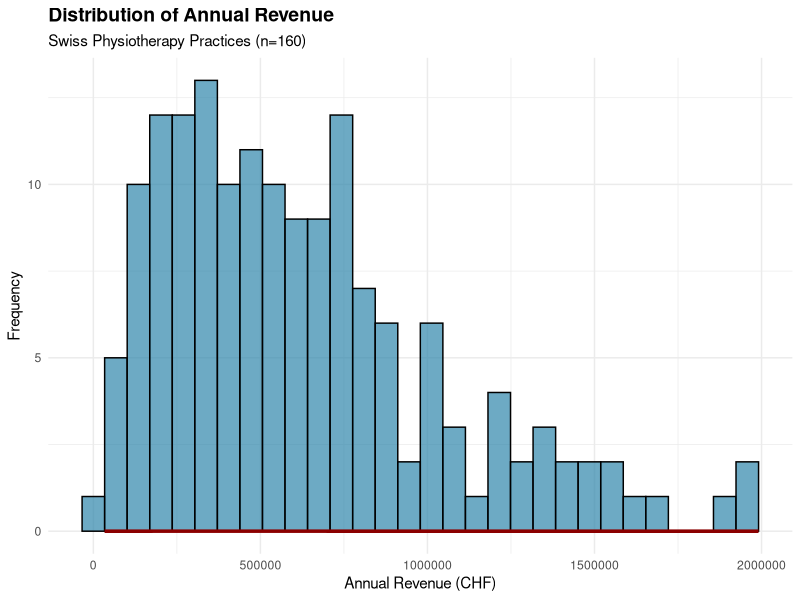
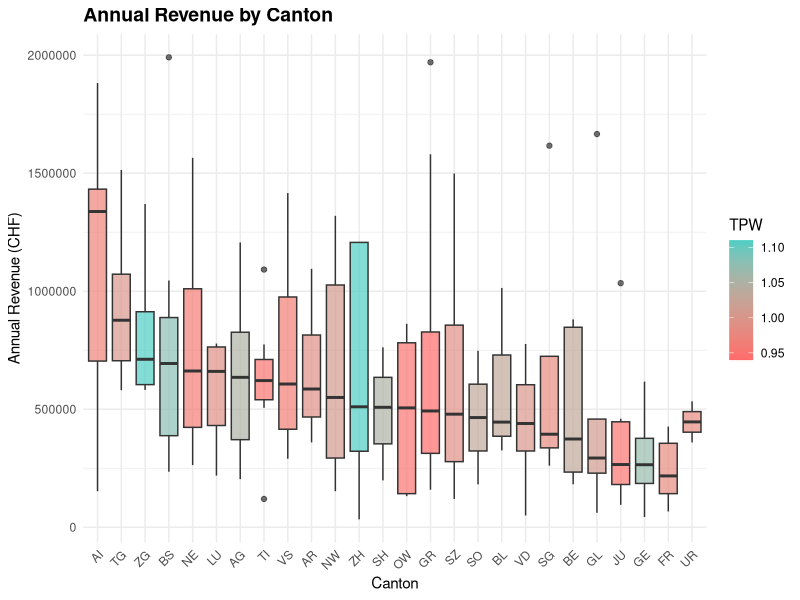
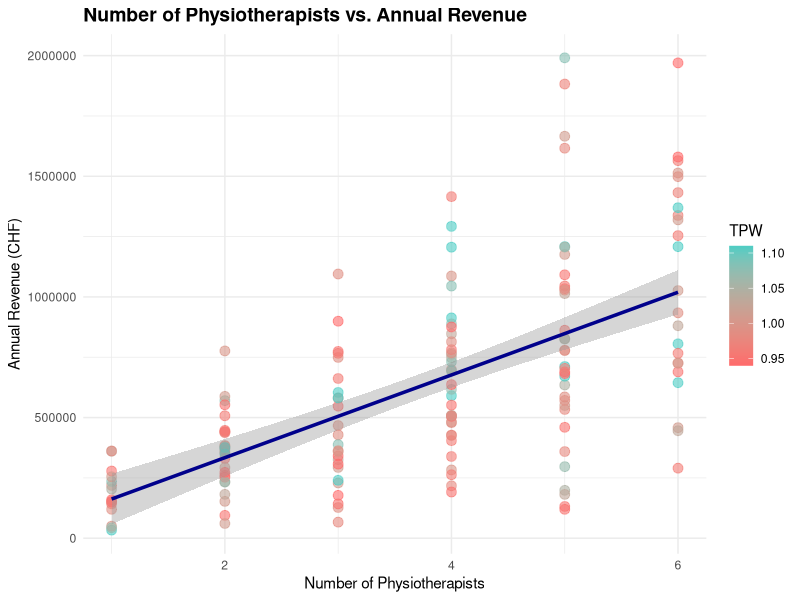
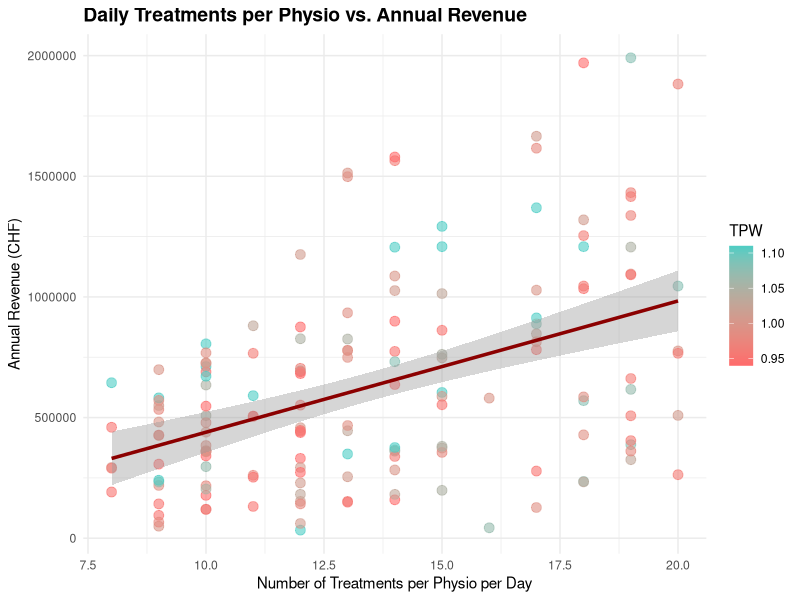
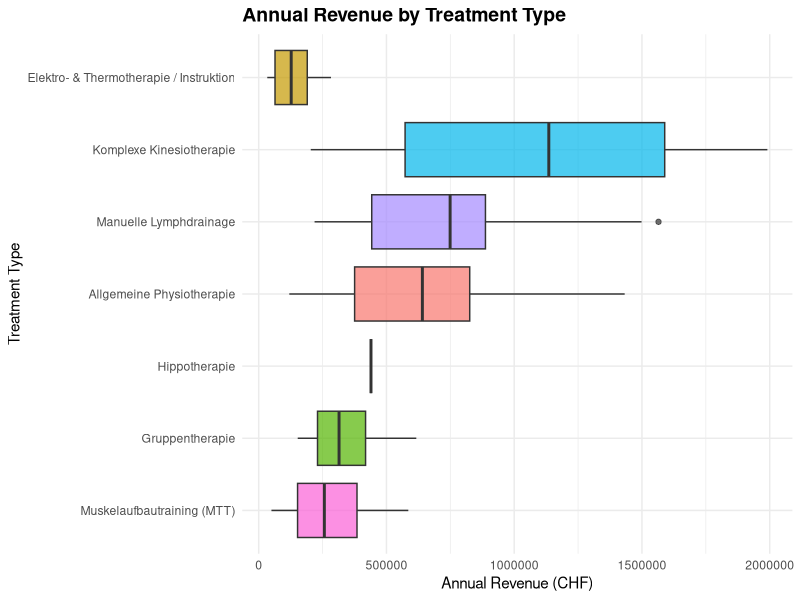
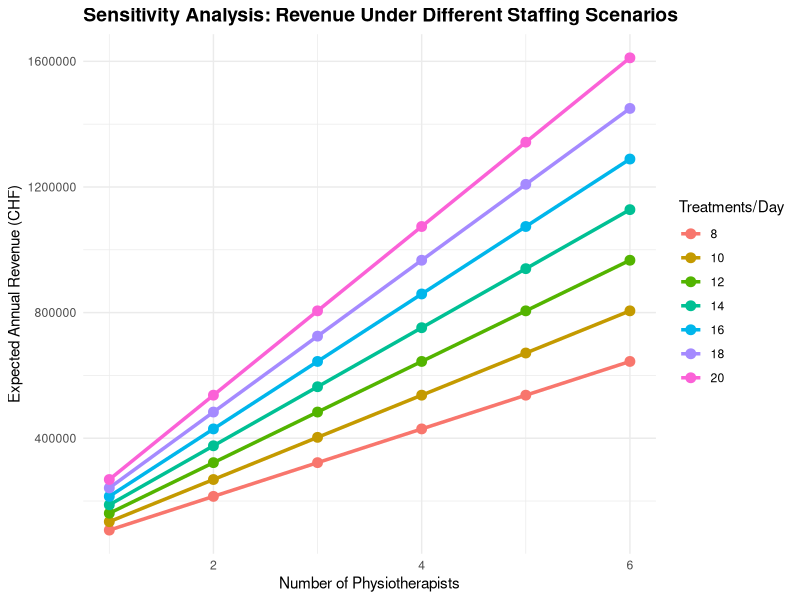

These figures' R source, in order:
#!/usr/bin/env Rscript
# ============================================================================
# PHYSIOTHERAPY PRACTICE REVENUE SIMULATION - SWITZERLAND
# Canton-Specific Analysis (TPW 2024, KVG)
# 
# This is the main executable R script (non-Markdown version).
# It can be sourced with: source("physio_revenue_simulation.R")
# Or run as: Rscript physio_revenue_simulation.R
# ============================================================================

cat("\n=== PHYSIOTHERAPY REVENUE SIMULATION (SWITZERLAND) ===\n\n")

# ============================================================================
# 1. DEPENDENCIES & SESSION SETUP
# ============================================================================

packages_required <- c("tidyverse", "ggplot2", "gridExtra")

for (pkg in packages_required) {
  if (!require(pkg, character.only = TRUE, quietly = TRUE)) {
    cat("INFO: Installing package:", pkg, "\n")
    install.packages(pkg, repos = "https://cran.r-project.org", quiet = TRUE)
    library(pkg, character.only = TRUE, quietly = TRUE)
  }
}

suppressPackageStartupMessages({
  library(tidyverse, quietly = TRUE)
  library(ggplot2, quietly = TRUE)
  library(gridExtra, quietly = TRUE)
})

# Set seed for reproducibility
set.seed(42)

# Global simulation parameters
WORKING_DAYS_PER_MONTH <- 21  # Excludes weekends (~5 weeks * 4.2 days/week)
POINT_TO_CHF_CONVERSION <- 1  # Assumed conversion: 1 point = 1 CHF (simplification)
N_PRACTICES <- 160  # Number of practices to simulate

cat("Session Info:\n")
cat("  R Version:", R.version$version.string, "\n")
cat("  Working directory:", getwd(), "\n")
cat("  Seed:", 42, "\n")
cat("  Working days/month:", WORKING_DAYS_PER_MONTH, "\n")
cat("  Point-to-CHF conversion:", POINT_TO_CHF_CONVERSION, "\n\n")

# ============================================================================
# 2. DATA SETUP: TARIFFS, CANTONS, SUPPLEMENTS
# ============================================================================

cat("Loading data structures...\n")

# CANTON TARIFF POINT VALUES (TPW 2024 - KVG)
# Source: Physioswiss (as indicated by author; not verified by code)
Ktpw <- data.frame(
  kanton = c("AG","AI","AR","BE","BL","BS","FR","GE","GL","GR",
             "JU","LU","NE","NW","OW","SG","SH","SO","SZ","TG",
             "TI","UR","VD","VS","ZG","ZH"),
  Tpwert = c(1.05, 0.97, 0.99, 1.03, 1.03, 1.08, 0.98, 1.07, 1.01, 0.94,
             0.95, 0.99, 0.96, 1.01, 0.95, 0.98, 1.05, 1.03, 0.99, 1.00,
             0.95, 0.98, 1.00, 0.96, 1.11, 1.11),
  stringsAsFactors = FALSE
)

# MAIN TARIFF POSITIONS (7301-7340)
Pauschal <- data.frame(
  Tarif_position = c("7301", "7311", "7312", "7313", "7320", "7330", "7340"),
  Tarif_prob = c(0.50, 0.15, 0.10, 0.02, 0.08, 0.10, 0.05),
  Behandlung = c(
    "Allgemeine Physiotherapie",
    "Komplexe Kinesiotherapie",
    "Manuelle Lymphdrainage",
    "Hippotherapie",
    "Elektro- & Thermotherapie / Instruktion",
    "Gruppentherapie",
    "Muskelaufbautraining (MTT)"
  ),
  Punkte = c(48, 77, 77, 77, 10, 25, 22),
  stringsAsFactors = FALSE
)

# SUPPLEMENTARY CHARGES (Zuschläge - 7350-7363)
zuschlaege <- data.frame(
  Tarif_position = c("7350", "7351", "7352", "7353", "7354", "7360", "7362", "7363"),
  Tarif_prob = c(0.05, 0.0002, 0.0002, 0.02, 0.10, 0.002, 0.003, 0.00001),
  Leistung = c(
    "Erstbehandlung",
    "Kinder mit chronischer Behinderung (bis 6 J.)",
    "Therapiebad / Gehbecken",
    "Infrastruktur Hippotherapie",
    "Weg-/Zeitentschädigung (Hausbesuch)",
    "Hilfsmittel gemäss Lima",
    "Materialpauschale vaginale Sonde",
    "Materialpauschale anale Sonde"
  ),
  Punkte_oder_Betrag = c(
    "24 Punkte", "30 Punkte", "19 Punkte", "67 Punkte",
    "34 Punkte", "77 Punkte", "CHF 50.– (jährlich)", "CHF 90.– (jährlich)"
  ),
  stringsAsFactors = FALSE
)

# Parse supplement values
zuschlaege$Punkte_value <- as.numeric(gsub("([0-9]+).*", "\\1", zuschlaege$Punkte_oder_Betrag))
zuschlaege$Is_annual_CHF <- grepl("CHF", zuschlaege$Punkte_oder_Betrag)

cat("Data loaded:\n")
cat("  Cantons:", nrow(Ktpw), "\n")
cat("  Main treatments:", nrow(Pauschal), "\n")
cat("  Supplements:", nrow(zuschlaege), "\n\n")

# ============================================================================
# 3. SIMULATION: GENERATE PRACTICE DATA
# ============================================================================

cat("Generating", N_PRACTICES, "simulated practices...\n")

sim_dat <- data.frame(
  Praxis_id = 1:N_PRACTICES,
  n_Physio = round(runif(N_PRACTICES, min = 1, max = 6)),
  n_beh = round(runif(N_PRACTICES, min = 8, max = 20)),
  Tarif_position = sample(Pauschal$Tarif_position, N_PRACTICES, replace = TRUE,
                          prob = Pauschal$Tarif_prob),
  kanton = sample(Ktpw$kanton, N_PRACTICES, replace = TRUE),
  stringsAsFactors = FALSE
)

# Merge treatment details
sim_dat <- sim_dat %>%
  left_join(Pauschal[, c("Tarif_position", "Behandlung", "Punkte")],
            by = "Tarif_position")

# Merge canton tariff multipliers
sim_dat <- sim_dat %>%
  left_join(Ktpw, by = "kanton")

cat("Simulation complete. Sample (first 5 practices):\n")
print(head(sim_dat, 5))

# ============================================================================
# 4. REVENUE CALCULATION (WITH SUPPLEMENTS)
# ============================================================================

cat("\nCalculating annual revenue...\n")

sim_dat <- sim_dat %>%
  mutate(
    # Points per single treatment session (canton-adjusted)
    Punkte_per_session = Punkte * Tpwert,
    
    # Daily total points: n_beh treatments per physio per day
    Punkte_per_day = n_beh * Punkte_per_session,
    
    # Monthly total points: per physio, working WORKING_DAYS_PER_MONTH days
    Punkte_per_month = Punkte_per_day * WORKING_DAYS_PER_MONTH,
    
    # Total monthly for all physios in practice
    Punkte_per_month_practice = Punkte_per_month * n_Physio,
    
    # Annual total points
    Punkte_per_year = Punkte_per_month_practice * 12,
    
    # Base annual revenue (CHF): points converted at POINT_TO_CHF_CONVERSION
    Annual_revenue_base = Punkte_per_year * POINT_TO_CHF_CONVERSION
  )

# Initialize supplement columns
sim_dat$Supplement_points_annual <- 0
sim_dat$Supplement_CHF_annual <- 0

# Add supplements for each practice
for (i in 1:nrow(sim_dat)) {
  supplement_points_annual <- 0
  supplement_chf_annual <- 0
  
  for (j in 1:nrow(zuschlaege)) {
    # Trigger supplement with probability
    if (runif(1) < zuschlaege$Tarif_prob[j]) {
      if (!zuschlaege$Is_annual_CHF[j]) {
        # Point-based supplement: triggered ~60% of working days
        triggered_days <- WORKING_DAYS_PER_MONTH * 12 * 0.6
        supplement_points_annual <- supplement_points_annual +
          zuschlaege$Punkte_value[j] * sim_dat$n_beh[i] * triggered_days *
          sim_dat$Tpwert[i]
      } else {
        # Annual CHF supplement: fixed amount once per year
        supplement_chf_annual <- supplement_chf_annual + zuschlaege$Punkte_value[j]
      }
    }
  }
  
  sim_dat$Supplement_points_annual[i] <- supplement_points_annual
  sim_dat$Supplement_CHF_annual[i] <- supplement_chf_annual
}

# Total annual revenue
sim_dat <- sim_dat %>%
  mutate(
    Annual_revenue_total =
      Annual_revenue_base * POINT_TO_CHF_CONVERSION +
      Supplement_points_annual +
      Supplement_CHF_annual
  )

cat("Revenue calculation complete.\n\n")

# ============================================================================
# 5. EXPLORATORY DATA ANALYSIS
# ============================================================================

cat("=== REVENUE SUMMARY STATISTICS ===\n")
cat("Mean annual revenue:", round(mean(sim_dat$Annual_revenue_total), 2), "CHF\n")
cat("Median annual revenue:", round(median(sim_dat$Annual_revenue_total), 2), "CHF\n")
cat("SD annual revenue:", round(sd(sim_dat$Annual_revenue_total), 2), "CHF\n")
cat("Min:", round(min(sim_dat$Annual_revenue_total), 2), "CHF\n")
cat("Max:", round(max(sim_dat$Annual_revenue_total), 2), "CHF\n\n")

cat("=== ANNUAL REVENUE BY CANTON ===\n")
canton_summary <- sim_dat %>%
  group_by(kanton, Tpwert) %>%
  summarize(
    n_practices = n(),
    mean_revenue = round(mean(Annual_revenue_total), 0),
    median_revenue = round(median(Annual_revenue_total), 0),
    sd_revenue = round(sd(Annual_revenue_total), 0),
    .groups = 'drop'
  ) %>%
  arrange(desc(mean_revenue))
print(canton_summary)

cat("\n=== ANNUAL REVENUE BY TREATMENT TYPE ===\n")
treatment_summary <- sim_dat %>%
  group_by(Behandlung) %>%
  summarize(
    n_practices = n(),
    mean_revenue = round(mean(Annual_revenue_total), 0),
    median_revenue = round(median(Annual_revenue_total), 0),
    .groups = 'drop'
  ) %>%
  arrange(desc(mean_revenue))
print(treatment_summary)

cat("\n=== ANNUAL REVENUE BY NUMBER OF PHYSIOTHERAPISTS ===\n")
physio_summary <- sim_dat %>%
  group_by(n_Physio) %>%
  summarize(
    n_practices = n(),
    mean_revenue = round(mean(Annual_revenue_total), 0),
    median_revenue = round(median(Annual_revenue_total), 0),
    .groups = 'drop'
  )
print(physio_summary)

# ============================================================================
# 6. REGRESSION ANALYSIS
# ============================================================================

cat("\n=== REGRESSION: ANNUAL REVENUE DRIVERS ===\n")

regression_model <- lm(
  Annual_revenue_total ~ n_Physio + n_beh + Tpwert + Punkte + Behandlung,
  data = sim_dat
)

print(summary(regression_model))

cat("\n=== MODEL INTERPRETATION ===\n")
cat("Each additional physiotherapist increases annual revenue by ~",
    round(coef(regression_model)["n_Physio"], 0), "CHF\n")
cat("Each additional daily treatment increases annual revenue by ~",
    round(coef(regression_model)["n_beh"], 0), "CHF\n")
cat("A 0.1-point increase in TPW increases annual revenue by ~",
    round(coef(regression_model)["Tpwert"] * 0.1, 0), "CHF\n")
cat("R-squared:", round(summary(regression_model)$r.squared, 4), "\n\n")

# ============================================================================
# 7. CREATE OUTPUT DIRECTORY & SAVE RESULTS
# ============================================================================

cat("Creating output directory and saving results...\n")

dir.create("outputs", showWarnings = FALSE)
dir.create("outputs/plots", showWarnings = FALSE, recursive = TRUE)

# ============================================================================
# 8. VISUALIZATIONS
# ============================================================================

cat("Generating plots...\n")

# Plot 1: Distribution of Annual Revenue
p1 <- ggplot(sim_dat, aes(x = Annual_revenue_total)) +
  geom_histogram(bins = 30, fill = "#2E86AB", alpha = 0.7, color = "black") +
  geom_density(aes(y = after_stat(count)), color = "darkred", size = 1.2) +
  labs(
    title = "Distribution of Annual Revenue",
    subtitle = "Swiss Physiotherapy Practices (n=160)",
    x = "Annual Revenue (CHF)",
    y = "Frequency"
  ) +
  theme_minimal() +
  theme(plot.title = element_text(size = 14, face = "bold"))

ggsave("outputs/plots/01_revenue_distribution.png", p1, width = 10, height = 6, dpi = 100)

# Plot 2: Annual Revenue by Canton
p2 <- ggplot(sim_dat, aes(x = reorder(kanton, -Annual_revenue_total, FUN = median),
                          y = Annual_revenue_total, fill = Tpwert)) +
  geom_boxplot(alpha = 0.7) +
  scale_fill_gradient(low = "#FF6B6B", high = "#4ECDC4") +
  labs(
    title = "Annual Revenue by Canton",
    x = "Canton",
    y = "Annual Revenue (CHF)",
    fill = "TPW"
  ) +
  theme_minimal() +
  theme(
    axis.text.x = element_text(angle = 45, hjust = 1),
    plot.title = element_text(size = 14, face = "bold")
  )

ggsave("outputs/plots/02_revenue_by_canton.png", p2, width = 12, height = 6, dpi = 100)

# Plot 3: Number of Physios vs. Revenue
p3 <- ggplot(sim_dat, aes(x = n_Physio, y = Annual_revenue_total, color = Tpwert)) +
  geom_point(alpha = 0.6, size = 3) +
  geom_smooth(method = "lm", se = TRUE, color = "darkblue", size = 1.2) +
  scale_color_gradient(low = "#FF6B6B", high = "#4ECDC4") +
  labs(
    title = "Number of Physiotherapists vs. Annual Revenue",
    x = "Number of Physiotherapists",
    y = "Annual Revenue (CHF)",
    color = "TPW"
  ) +
  theme_minimal() +
  theme(plot.title = element_text(size = 14, face = "bold"))

ggsave("outputs/plots/03_physios_vs_revenue.png", p3, width = 10, height = 6, dpi = 100)

# Plot 4: Daily Treatments vs. Revenue
p4 <- ggplot(sim_dat, aes(x = n_beh, y = Annual_revenue_total, color = Tpwert)) +
  geom_point(alpha = 0.6, size = 3) +
  geom_smooth(method = "lm", se = TRUE, color = "darkred", size = 1.2) +
  scale_color_gradient(low = "#FF6B6B", high = "#4ECDC4") +
  labs(
    title = "Daily Treatments per Physio vs. Annual Revenue",
    x = "Number of Treatments per Physio per Day",
    y = "Annual Revenue (CHF)",
    color = "TPW"
  ) +
  theme_minimal() +
  theme(plot.title = element_text(size = 14, face = "bold"))

ggsave("outputs/plots/04_treatments_vs_revenue.png", p4, width = 10, height = 6, dpi = 100)

# Plot 5: Revenue by Treatment Type
p5 <- ggplot(sim_dat, aes(x = reorder(Behandlung, Annual_revenue_total, FUN = median),
                          y = Annual_revenue_total, fill = Behandlung)) +
  geom_boxplot(alpha = 0.7, show.legend = FALSE) +
  coord_flip() +
  labs(
    title = "Annual Revenue by Treatment Type",
    x = "Treatment Type",
    y = "Annual Revenue (CHF)"
  ) +
  theme_minimal() +
  theme(plot.title = element_text(size = 14, face = "bold"))

ggsave("outputs/plots/05_revenue_by_treatment.png", p5, width = 11, height = 6, dpi = 100)

# Plot 6: Sensitivity Analysis
sensitivity_grid <- expand.grid(
  n_Physio = seq(1, 6, by = 1),
  n_beh = seq(8, 20, by = 2)
)

sensitivity_grid$Expected_revenue <- with(sensitivity_grid, {
  Punkte_per_session <- 48 * 1.11
  Punkte_per_day <- n_beh * Punkte_per_session
  Punkte_per_month <- Punkte_per_day * WORKING_DAYS_PER_MONTH
  Punkte_per_month_practice <- Punkte_per_month * n_Physio
  Punkte_per_year <- Punkte_per_month_practice * 12
  Punkte_per_year * POINT_TO_CHF_CONVERSION
})

p6 <- ggplot(sensitivity_grid, aes(x = n_Physio, y = Expected_revenue, color = factor(n_beh))) +
  geom_line(size = 1.2) +
  geom_point(size = 3) +
  labs(
    title = "Sensitivity Analysis: Revenue Under Different Staffing Scenarios",
    x = "Number of Physiotherapists",
    y = "Expected Annual Revenue (CHF)",
    color = "Treatments/Day"
  ) +
  theme_minimal() +
  theme(plot.title = element_text(size = 14, face = "bold"))

ggsave("outputs/plots/06_sensitivity_analysis.png", p6, width = 11, height = 6, dpi = 100)

cat("Plots saved to outputs/plots/\n\n")

# ============================================================================
# 9. SAVE RESULTS TO CSV
# ============================================================================

cat("Saving results to CSV files...\n")

# Overall results
overall_results <- data.frame(
  Metric = "Overall",
  n_practices = nrow(sim_dat),
  Mean_annual_revenue = round(mean(sim_dat$Annual_revenue_total), 2),
  Median_annual_revenue = round(median(sim_dat$Annual_revenue_total), 2),
  SD_annual_revenue = round(sd(sim_dat$Annual_revenue_total), 2),
  Min_revenue = round(min(sim_dat$Annual_revenue_total), 2),
  Max_revenue = round(max(sim_dat$Annual_revenue_total), 2),
  stringsAsFactors = FALSE
)
write.csv(overall_results, "outputs/results_overall.csv", row.names = FALSE)

# By canton
canton_results <- canton_summary %>%
  rename(Mean_annual_revenue = mean_revenue, Median_annual_revenue = median_revenue,
         SD_annual_revenue = sd_revenue)
write.csv(canton_results, "outputs/results_by_canton.csv", row.names = FALSE)

# By treatment
treatment_results <- treatment_summary %>%
  rename(Mean_annual_revenue = mean_revenue, Median_annual_revenue = median_revenue)
write.csv(treatment_results, "outputs/results_by_treatment.csv", row.names = FALSE)

# By physios
physio_results <- physio_summary %>%
  rename(Mean_annual_revenue = mean_revenue, Median_annual_revenue = median_revenue)
write.csv(physio_results, "outputs/results_by_physio.csv", row.names = FALSE)

cat("CSV files saved to outputs/\n\n")

# ============================================================================
# 10. FINAL SUMMARY
# ============================================================================

cat("=== SIMULATION COMPLETE ===\n")
cat("Timestamp:", format(Sys.time(), "%Y-%m-%d %H:%M:%S"), "\n")
cat("Practices simulated:", N_PRACTICES, "\n")
cat("Seed:", 42, "\n")
cat("Output directory: ./outputs/\n\n")

cat("FILES GENERATED:\n")
cat("  Plots (6):\n")
cat("    - 01_revenue_distribution.png\n")
cat("    - 02_revenue_by_canton.png\n")
cat("    - 03_physios_vs_revenue.png\n")
cat("    - 04_treatments_vs_revenue.png\n")
cat("    - 05_revenue_by_treatment.png\n")
cat("    - 06_sensitivity_analysis.png\n")
cat("  Results (4 CSV files):\n")
cat("    - results_overall.csv\n")
cat("    - results_by_canton.csv\n")
cat("    - results_by_treatment.csv\n")
cat("    - results_by_physio.csv\n\n")

cat("For detailed analysis and interpretation, see README.md\n\n")
